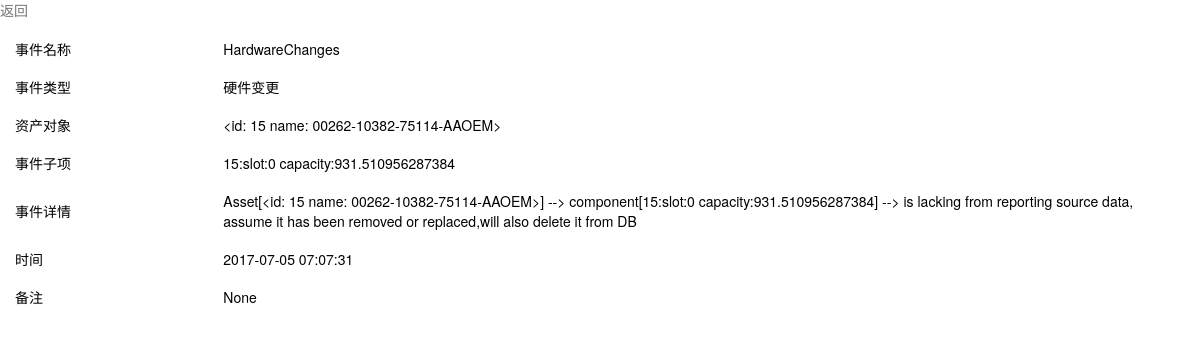
Page /asset/events/detail-18/ on the committed database.
### asset/models.py (models this page shows, shortened)
class EventLog(models.Model):
    name = models.CharField(u'事件名称', max_length=128)
    event_type_choices = (
        (1, u'硬件变更'),
        (2, u'新增配件'),
        (3, u'设备下线'),
        (4, u'设备上线'),
        (5, u'定期维护'),
        (6, u'业务上线\更新\变更'),
        (7, u'其它'),
    )
    event_type = models.SmallIntegerField(u'事件类型', choices=event_type_choices)
    asset = models.ForeignKey('Asset')
    component = models.CharField(u'事件子项', max_length=256, blank=True, null=True)
    detail = models.TextField(u'事件详情', blank=True, null=True)
    date = models.DateTimeField(u'事件时间', auto_now_add=True)
    user = models.ForeignKey('UserProfile', verbose_name=u'事件源')
    memo = models.TextField(u'备注', blank=True, null=True)
    class Meta:
        verbose_name = '事件日志表'
        verbose_name_plural = "事件日志表"
    def colored_event_type(self):
        if self.event_type == 1:
            cell_html = '<span style="background: orange;">%s</span>'
        elif self.event_type == 2:
            cell_html = '<span style="background: yellowgreen;">%s</span>'
        else:
            cell_html = '<span >%s</span>'
        return cell_html % self.get_event_type_display()
    colored_event_type.allow_tags = True
    colored_event_type.short_description = u'事件类型'

class Asset(models.Model):
    asset_type_choices = (
        ('server', u'服务器'),
        ('networkdevice', u'网络设备'),
        ('storagedevice', u'存储设备'),
        ('securitydevice', u'安全设备'),
        ('accessories', u'备件'),
        ('software', u'软件资产'),
    )
    asset_type = models.CharField(choices=asset_type_choices, max_length=64, default='server')
    name = models.CharField(max_length=64, unique=True)
    sn = models.CharField(u'资产SN号', max_length=128, unique=True)
    manufactory = models.ForeignKey('Manufactory', verbose_name=u'制造商', null=True, blank=True)
    management_ip = models.GenericIPAddressField(u'管理IP', blank=True, null=True)
    contract = models.ForeignKey('Contract', verbose_name=u'合同', blank=True, null=True)
    trade_date = models.DateField(u'购买日期', null=True, blank=True)
    expire_date = models.DateField(u'过保日期', null=True, blank=True)
    price = models.FloatField(u'价格', null=True, blank=True)
    business_unit = models.ForeignKey('BusinessUnit', verbose_name=u'所属业务线', null=True, blank=True)
    tags = models.ManyToManyField('Tag', blank=True)
    admin = models.ForeignKey('UserProfile', verbose_name=u'资产管理员', null=True, blank=True)
    cabinet = models.ForeignKey('Cabinet', verbose_name=u'IDC机柜', null=True, blank=True)
    status_choices = (
        (0, u'在线'),
        (1, u'已下线'),
        (2, u'未知'),
        (3, u'故障'),
        (4, u'备用'),
    )
    status = models.SmallIntegerField(choices=status_choices, default=0)
    memo = models.TextField(u'备注', null=True, blank=True)
    create_date = models.DateTimeField(blank=True, auto_now_add=True)
    update_date = models.DateTimeField(blank=True, auto_now=True)
    class Meta:
        verbose_name = '资产总表'
        verbose_name_plural = '资产总表'
    def __str__(self):
        return '<id: %s name: %s>' % (self.id, self.name)

### asset/views.py (the view)
# urls.py: url(r'events/detail-(\d+)/$', views.events_detail),
def events_detail(request, nid):
    nid = int(nid)
    event_obj = models.EventLog.objects.filter(id=nid).first()
    print(event_obj.name)
    return render(request, 'events_detail.html', locals())

### templates/events_detail.html (shortened to what this page needs)
<!DOCTYPE html>
<html lang="en">
<head>
    <link rel="stylesheet" href="/static/plugins/layui/css/layui.css" media="all" />
</head>
<body>
<p><a href="/asset/events_list/">返回</a></p>
<table class="layui-table" lay-skin="nob">
  <colgroup>
    <col width="30">
    <col width="200">
    <col>
  </colgroup>
  <tbody>
    <tr>
    <td>事件名称</td>
    <td>{{ event_obj.name }}</td>
    </tr>
    <tr>
    <td>事件类型</td>
    <td>{{ event_obj.get_event_type_display }}</td>
    </tr>
    <tr>
    <td>资产对象</td>
    <td>{{ event_obj.asset }}</td>
    </tr>
    <tr>
    <td>事件子项</td>
    <td>{{ event_obj.component }}</td>
    </tr>
    <tr>
    <td>事件详情</td>
    <td>{{ event_obj.detail }}</td>
    </tr>
    <tr>
    <td>时间</td>
    <td>{{ event_obj.date|date:'Y-m-d h:m:t' }}</td>
    </tr>
    <tr>
    <td>备注</td>
    <td>{{ event_obj.memo }}</td>
    </tr>
  </tbody>
</table>
</body>
</html>

### rows in the picture
EventLog: name "HardwareChanges", event_type "硬件变更", asset "<id: 15 name: 00262-10382-75114-AAOEM>", component "15:slot:0 capacity:931.510956287384", detail "Asset[<id: 15 name: 00262-10382-75114-AAOEM>] --> component[15:slot:0 capacity:931.510956287384] --> is lacking from reporting source data, assume it has been removed or replaced,will also delete it from DB", date "2017-07-05 07:07:31", memo "None"
